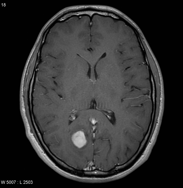
%> input picture TP6/IRM.png, 183 x 188 px
$ octave exercice_1.m   (GNU Octave 9; MATLAB toolbox functions it lacks are replaced by stand-ins)
%> lines starting %> are read from the running program, lines starting %| are printed output that depends on the picture
clear;
close all;
taille_ecran = get(0,'ScreenSize');
L = taille_ecran(3);
H = taille_ecran(4);

% Lecture et affichage de l'image a segmenter :
I = imread('IRM.png');
%> I is the input picture: size 188x183 uint8; min 0, max 225, mean 47.1
[nb_lignes,nb_colonnes,nb_canaux] = size(I);
%> nb_lignes = 188; nb_colonnes = 183; nb_canaux = 1
if nb_canaux==3
	I = rgb2gray(I);
end
I = double(I);
%> I: size 188x183 double
I = I/max(I(:));
figure('Name','Champ de force externe ','Position',[0.05*L,0.05*H,0.9*L,0.7*H]);
subplot(1,2,1);
imagesc(I);
colormap gray;
axis image off;
axis xy;
title('Image a segmenter','FontSize',20);

% Champ de force externe :
sigma = 5;
T = 3*sigma;
G = fspecial('gaussian', [T T], sigma);

I_conv = conv2(I, G, 'same');
[Ix,Iy] = gradient(I_conv);
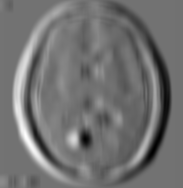
%> Ix: size 188x183 double; min -0.0427, max 0.0526, mean -2.47e-05; drawn with min black and max white
Eext = -(Ix.*Ix+Iy.*Iy);
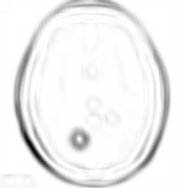
%> Eext: size 188x183 double; min -0.00346, max 0, mean -0.000188; drawn with min black and max white
[Fx,Fy] = gradient(Eext);
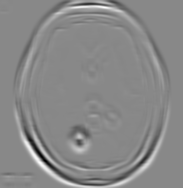
%> Fy: size 188x183 double; min -0.000588, max 0.000511, mean 7.04e-07; drawn with min black and max white

% Normalisation du champ de force externe pour l'affichage :
norme = sqrt(Fx.*Fx+Fy.*Fy);
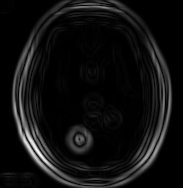
%> norme: size 188x183 double; min 0, max 0.000937, mean 6.12e-05; drawn with min black and max white
Fx_normalise = Fx./(norme+eps);
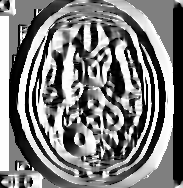
%> Fx_normalise: size 188x183 double; min -1, max 1, mean -0.00557; drawn with min black and max white
Fy_normalise = Fy./(norme+eps);
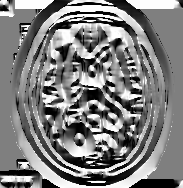
%> Fy_normalise: size 188x183 double; min -1, max 1, mean 0.000519; drawn with min black and max white

% Affichage du champ de force externe :
subplot(1,2,2);
imagesc(I);
colormap gray;
axis image off;
axis xy;
hold on;
pas_fleches = 5;
taille_fleches = 1;
[x,y] = meshgrid(1:pas_fleches:nb_colonnes,1:pas_fleches:nb_lignes);
Fx_normalise_quiver = Fx_normalise(1:pas_fleches:nb_lignes,1:pas_fleches:nb_colonnes);
Fy_normalise_quiver = Fy_normalise(1:pas_fleches:nb_lignes,1:pas_fleches:nb_colonnes);
hq = quiver(x,y,Fx_normalise_quiver,Fy_normalise_quiver,taille_fleches);
set(hq,'LineWidth',1,'Color',[1,0,0]);
title('Champ de force externe ','FontSize',20);
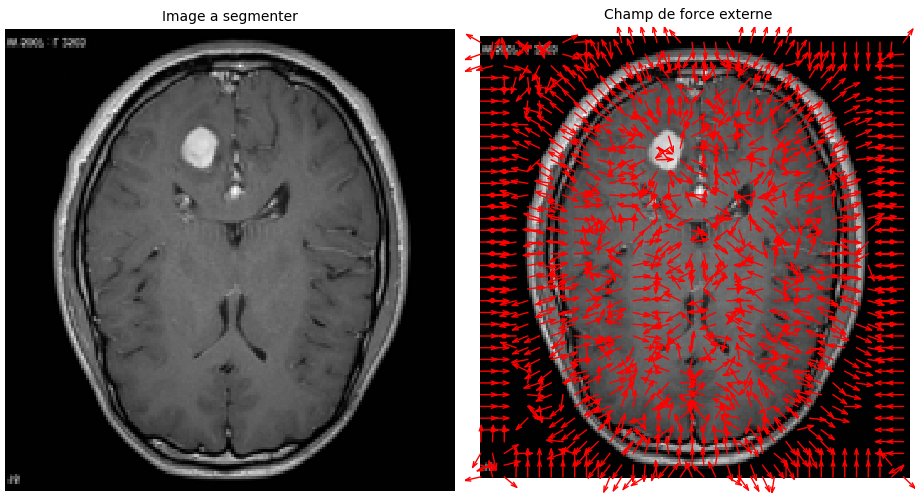
%> figure redrawn from the program's plot data, 2 panels

save force_externe;
